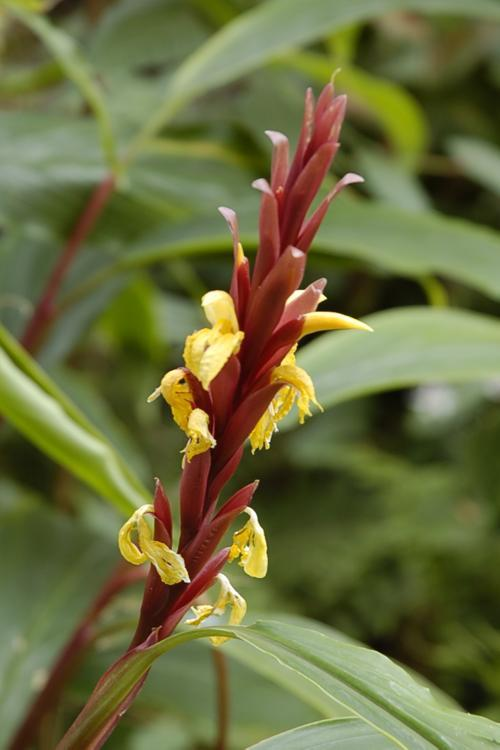
#> input picture nd230/image-classifier/home/p2_image_classifier/test_images/cautleya_spicata.jpg, 500 x 750 px; its folder holds only this picture in this run
$ jupyter execute --allow-errors P1.ipynb   (shell and % lines are left out)
#> lines starting #> are read from the running program, lines starting #| are printed output that depends on the picture; after the words box and inside, x2 and y2 are one past the last pixel; in counts of white or black regions, pixels touching at a corner belong together
# Self-Driving Car Engineer Nanodegree

## Project: **Finding Lane Lines on the Road**
***
In this project, you will use the tools you learned about in the lesson to identify lane lines on the road.  You can develop your pipeline on a series of individual images, and later apply the result to a video stream (really just a series of images). Check out the video clip "raw-lines-example.mp4" (also contained in this repository) to see what the output should look like after using the helper functions below.

Once you have a result that looks roughly like "raw-lines-example.mp4", you'll need to get creative and try to average and/or extrapolate the line segments you've detected to map out the full extent of the lane lines.  You can see an example of the result you're going for in the video "P1_example.mp4".  Ultimately, you would like to draw just one line for the left side of the lane, and one for the right.

In addition to implementing code, there is a brief writeup to complete. The writeup should be completed in a separate file, which can be either a markdown file or a pdf document. There is a [write up template](https://github.com/udacity/CarND-LaneLines-P1/blob/master/writeup_template.md) that can be used to guide the writing process. Completing both the code in the Ipython notebook and the writeup template will cover all of the [rubric points](https://review.udacity.com/#!/rubrics/322/view) for this project.

---
Let's have a look at our first image called 'test_images/solidWhiteRight.jpg'.  Run the 2 cells below (hit Shift-Enter or the "play" button above) to display the image.

**Note: If, at any point, you encounter frozen display windows or other confounding issues, you can always start again with a clean slate by going to the "Kernel" menu above and selecting "Restart & Clear Output".**

---

**The tools you have are color selection, region of interest selection, grayscaling, Gaussian smoothing, Canny Edge Detection and Hough Tranform line detection.  You  are also free to explore and try other techniques that were not presented in the lesson.  Your goal is piece together a pipeline to detect the line segments in the image, then average/extrapolate them and draw them onto the image for display (as below).  Once you have a working pipeline, try it out on the video stream below.**

---

<figure>

 <figcaption>
 <p></p>
 <p style="text-align: center;"> Your output should look something like this (above) after detecting line segments using the helper functions below </p>
 </figcaption>
</figure>
 <p></p>
<figure>

 <figcaption>
 <p></p>
 <p style="text-align: center;"> Your goal is to connect/average/extrapolate line segments to get output like this</p>
 </figcaption>
</figure>

**Run the cell below to import some packages.  If you get an `import error` for a package you've already installed, try changing your kernel (select the Kernel menu above --> Change Kernel).  Still have problems?  Try relaunching Jupyter Notebook from the terminal prompt.  Also, consult the forums for more troubleshooting tips.**

## Import Packages

[cell 1]
#importing some useful packages
import matplotlib.pyplot as plt
import matplotlib.image as mpimg
import numpy as np
import cv2

## Read in an Image

#> (a cell that did not finish here is left out)

## Ideas for Lane Detection Pipeline

**Some OpenCV functions (beyond those introduced in the lesson) that might be useful for this project are:**

`cv2.inRange()` for color selection
`cv2.fillPoly()` for regions selection
`cv2.line()` to draw lines on an image given endpoints
`cv2.addWeighted()` to coadd / overlay two images
`cv2.cvtColor()` to grayscale or change color
`cv2.imwrite()` to output images to file
`cv2.bitwise_and()` to apply a mask to an image

**Check out the OpenCV documentation to learn about these and discover even more awesome functionality!**

## Helper Functions

Below are some helper functions to help get you started. They should look familiar from the lesson!

[cell 3]
import math

def grayscale(img):
    """Applies the Grayscale transform
    This will return an image with only one color channel
    but NOTE: to see the returned image as grayscale
    (assuming your grayscaled image is called 'gray')
    you should call plt.imshow(gray, cmap='gray')"""
    return cv2.cvtColor(img, cv2.COLOR_RGB2GRAY)
    # Or use BGR2GRAY if you read an image with cv2.imread()
    # return cv2.cvtColor(img, cv2.COLOR_BGR2GRAY)

def canny(img, low_threshold, high_threshold):
    """Applies the Canny transform"""
    return cv2.Canny(img, low_threshold, high_threshold)

def gaussian_blur(img, kernel_size):
    """Applies a Gaussian Noise kernel"""
    return cv2.GaussianBlur(img, (kernel_size, kernel_size), 0)

def region_of_interest(img, vertices):
    """
    Applies an image mask.

    Only keeps the region of the image defined by the polygon
    formed from `vertices`. The rest of the image is set to black.
    `vertices` should be a numpy array of integer points.
    """
    #defining a blank mask to start with
    mask = np.zeros_like(img)

    #defining a 3 channel or 1 channel color to fill the mask with depending on the input image
    if len(img.shape) > 2:
        channel_count = img.shape[2]  # i.e. 3 or 4 depending on your image
        ignore_mask_color = (255,) * channel_count
    else:
        ignore_mask_color = 255

    #filling pixels inside the polygon defined by "vertices" with the fill color
    cv2.fillPoly(mask, vertices, ignore_mask_color)

    #returning the image only where mask pixels are nonzero
    masked_image = cv2.bitwise_and(img, mask)
    return masked_image


def draw_lines(img, lines, color=[255, 0, 0], thickness=2):
    """
    NOTE: this is the function you might want to use as a starting point once you want to
    average/extrapolate the line segments you detect to map out the full
    extent of the lane (going from the result shown in raw-lines-example.mp4
    to that shown in P1_example.mp4).

    Think about things like separating line segments by their
    slope ((y2-y1)/(x2-x1)) to decide which segments are part of the left
    line vs. the right line.  Then, you can average the position of each of
    the lines and extrapolate to the top and bottom of the lane.

    This function draws `lines` with `color` and `thickness`.
    Lines are drawn on the image inplace (mutates the image).
    If you want to make the lines semi-transparent, think about combining
    this function with the weighted_img() function below
    """
    # for line in lines:
    #     for x1,y1,x2,y2 in line:
    #         cv2.line(img, (x1, y1), (x2, y2), color, thickness)

    margin = 0.2
    left_lines = []
    right_lines = []
    for line in lines:
        for x1, y1, x2, y2 in line:
            if x1 != x2:
                slope = (y2 - y1) / (x2 - x1)
                if slope < -margin:
                    left_lines.append([x1, y1])
                    left_lines.append([x2, y2])
                elif slope > margin:
                    right_lines.append([x1, y1])
                    right_lines.append([x2, y2])

    if left_lines:
        vx, vy, x, y = cv2.fitLine(np.array(left_lines), cv2.DIST_L2, 0, 0.01, 0.01)
        left_y1 = int(img.shape[0])
        left_x1 = int((left_y1 - y) / vy * vx + x)
        left_y2 = int(img.shape[0] * 0.6)
        left_x2 = int((left_y2 - y) / vy * vx + x)
        cv2.line(img, (left_x1, left_y1), (left_x2, left_y2), color, thickness)

    if right_lines:
        vx, vy, x, y = cv2.fitLine(np.array(right_lines), cv2.DIST_L2, 0, 0.01, 0.01)
        right_y1 = int(img.shape[0])
        right_x1 = int((right_y1 - y) / vy * vx + x)
        right_y2 = int(img.shape[0] * 0.6)
        right_x2 = int((right_y2 - y) / vy * vx + x)
        cv2.line(img, (right_x1, right_y1), (right_x2, right_y2), color, thickness)

def hough_lines(img, rho, theta, threshold, min_line_len, max_line_gap):
    """
    `img` should be the output of a Canny transform.

    Returns an image with hough lines drawn.
    """
    lines = cv2.HoughLinesP(img, rho, theta, threshold, np.array([]), minLineLength=min_line_len, maxLineGap=max_line_gap)
    line_img = np.zeros((img.shape[0], img.shape[1], 3), dtype=np.uint8)
    draw_lines(line_img, lines, thickness=10)
    return line_img

# Python 3 has support for cool math symbols.

def weighted_img(img, initial_img, α=0.8, β=1., γ=0.):
    """
    `img` is the output of the hough_lines(), An image with lines drawn on it.
    Should be a blank image (all black) with lines drawn on it.

    `initial_img` should be the image before any processing.

    The result image is computed as follows:

    initial_img * α + img * β + γ
    NOTE: initial_img and img must be the same shape!
    """
    return cv2.addWeighted(initial_img, α, img, β, γ)

## Test Images

Build your pipeline to work on the images in the directory "test_images"
**You should make sure your pipeline works well on these images before you try the videos.**

[cell 4]
import os
os.listdir("test_images/")

## Build a Lane Finding Pipeline

Build the pipeline and run your solution on all test_images. Make copies into the `test_images_output` directory, and you can use the images in your writeup report.

Try tuning the various parameters, especially the low and high Canny thresholds as well as the Hough lines parameters.

[cell 5]
# TODO: Build your pipeline that will draw lane lines on the test_images
# then save them to the test_images_output directory.

import glob

output_dir = 'test_images_output'
for f in glob.glob('test_images/*.jpg'):
    image = mpimg.imread(f)
#> image is the input picture: shape (750, 500, 3); mean R, G, B 107.1, 109.2, 62.5

    # Grab the x and y size and make a copy of the image
    ysize = image.shape[0]
    xsize = image.shape[1]

    # # Define the vertices of a triangular mask.
    # # Keep in mind the origin (x=0, y=0) is in the upper left
    left_bottom = [0, ysize - 1]
    right_bottom = [xsize - 1, ysize - 1]
    apex = [int(xsize / 2), int(ysize / 2)]

    gray = grayscale(image)
#> in grayscale, `return cv2.cvtColor(img, cv2.COLOR_RGB2GRAY)`:
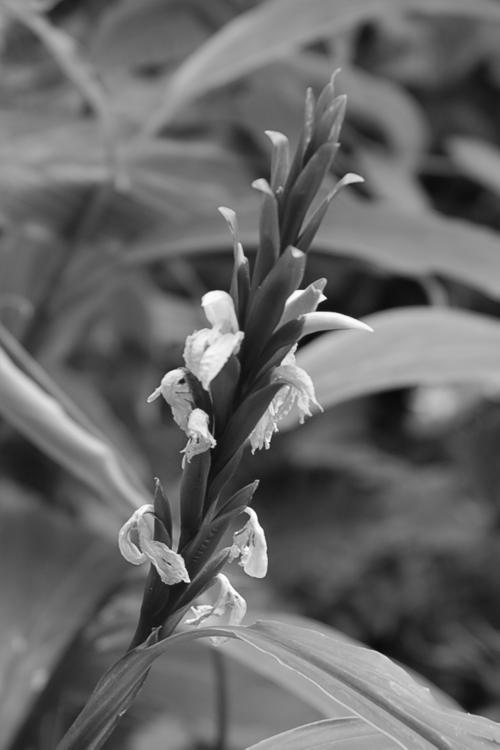
#> returned value: shape (750, 500); min 1, max 255, mean 103.3
    blur_gray = gaussian_blur(gray, 3)
    canny_gray = canny(blur_gray, 150, 300)
#> in canny, `return cv2.Canny(img, low_threshold, high_threshold)`:
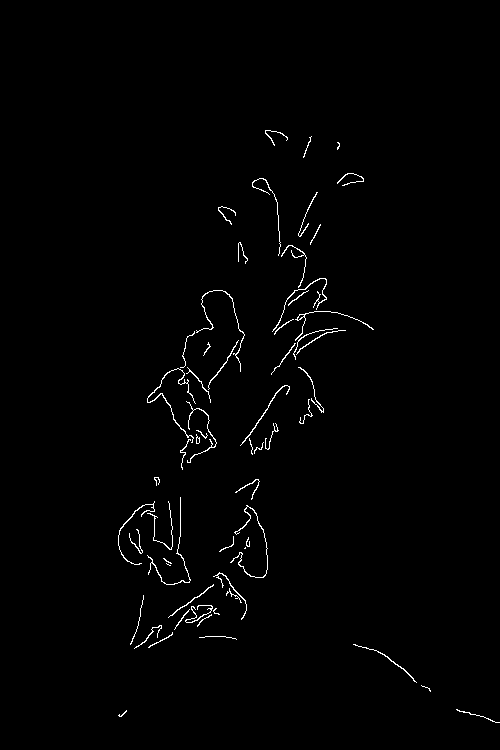
#> returned value: shape (750, 500); 1.1% white in thin lines or dots, all inside (x1, y1, x2, y2) = (118, 130, 500, 723)
    roi = region_of_interest(canny_gray, [np.array([left_bottom, right_bottom, apex])])
#> in region_of_interest, `cv2.fillPoly(mask, vertices, ignore_mask_color)`:
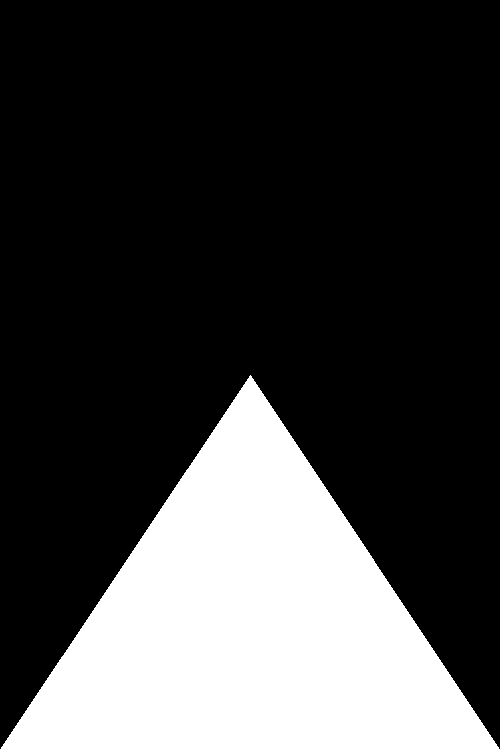
#> mask: shape (750, 500); 25% white; 1 white region, box (x1, y1, x2, y2) and area: (0, 375, 500, 750) 93937
#> in region_of_interest, `masked_image = cv2.bitwise_and(img, mask)`:
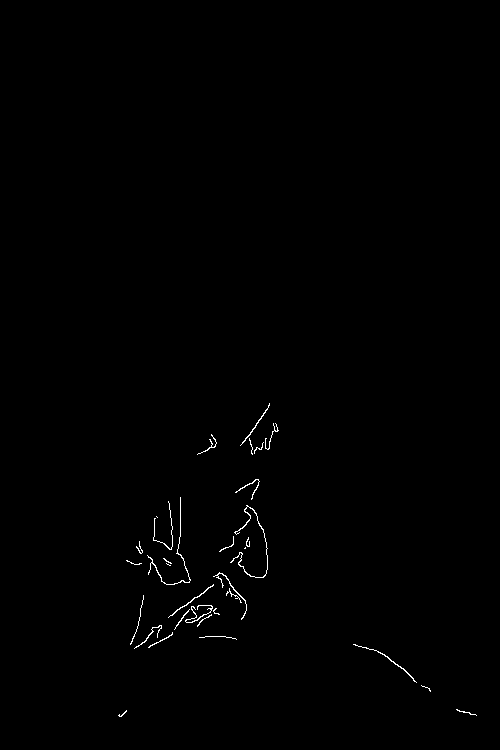
#> masked_image: shape (750, 500); 0.43% white in thin lines or dots, all inside (x1, y1, x2, y2) = (118, 403, 477, 717)
    line_img = hough_lines(roi, 1, np.pi / 180, 35, 5, 2)
#> in hough_lines, `lines = cv2.HoughLinesP(img, rho, theta, threshold, np.array([]), minL..`: lines = 16 rows, first 6: [168, 617, 213, 585], [241, 444, 268, 407], [242, 528, 250, 516], [382, 653, 408, 673], [140, 613, 143, 595], [180, 536, 180, 497]
#> the loop in draw_lines, `for line in lines:` made 16 passes
#> after the loop in draw_lines, `for line in lines:`: left_lines = [[168, 617], [213, 585], [241, 444], [268, 407], [242, 528], [250, 516], [140, 613], [143, 595], [251, 499], [259, 481], [209, 616], [212, 606], [158, 642], [172, 634], [146, 638], [153, 631], [269, 442], [274, 427], [171, 634], [184, 614], [148, 647], [169, 635]]; right_lines = [[382, 653], [408, 673], [171, 522], [172, 527], [407, 673], [413, 678], [169, 507], [170, 513]]
#> in draw_lines, `vx, vy, x, y = cv2.fitLine(np.array(left_lines), cv2.DIST_L2, 0, 0.01,..`: vx = [0.486]; vy = [-0.874]; x = [201.8]; y = [566]
#> in draw_lines, `left_x1 = int((left_y1 - y) / vy * vx + x)`: left_x1 = 99
#> in draw_lines, `left_x2 = int((left_y2 - y) / vy * vx + x)`: left_x2 = 266
#> in draw_lines, `cv2.line(img, (left_x1, left_y1), (left_x2, left_y2), color, thickness)`:
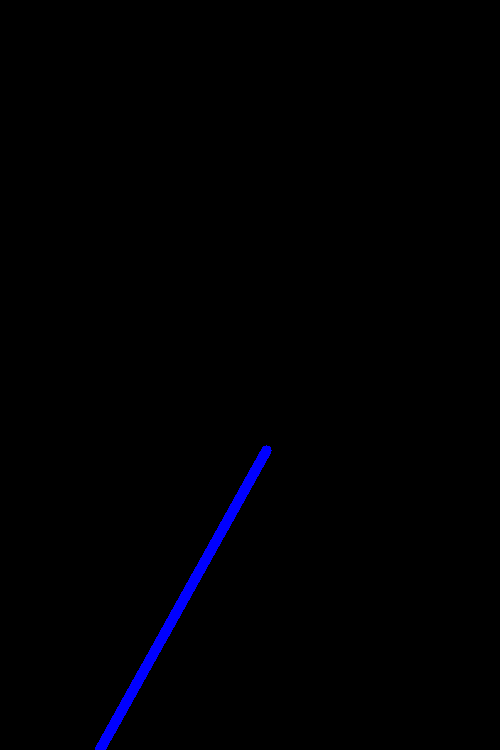
#> img: shape (750, 500, 3); mean of channels 0, 1, 2 2.5, 0, 0; drawn as B, G, R
#> in draw_lines, `vx, vy, x, y = cv2.fitLine(np.array(right_lines), cv2.DIST_L2, 0, 0.01..`: vx = [0.836]; vy = [0.549]; x = [286.5]; y = [593.2]
#> in draw_lines, `right_x1 = int((right_y1 - y) / vy * vx + x)`: right_x1 = 525
#> in draw_lines, `right_x2 = int((right_y2 - y) / vy * vx + x)`: right_x2 = 68
#> in draw_lines, `cv2.line(img, (right_x1, right_y1), (right_x2, right_y2), color, thick..`:
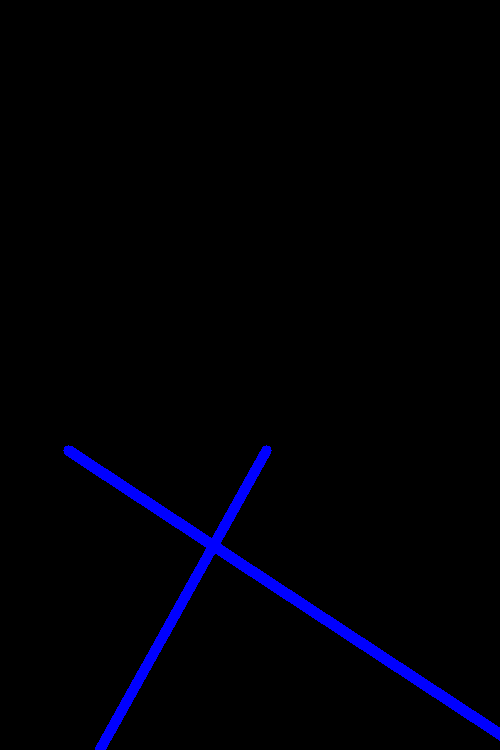
#> img: shape (750, 500, 3); 1.51% of pixels changed, all inside (x1, y1, x2, y2) = (63, 445, 500, 741); drawn as B, G, R
    result = weighted_img(line_img, image)
#> in weighted_img, `return cv2.addWeighted(initial_img, α, img, β, γ)`:
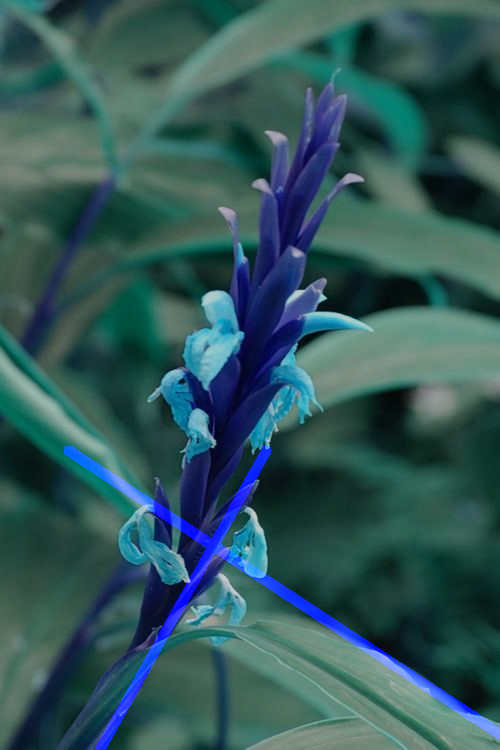
#> returned value: shape (750, 500, 3); mean of channels 0, 1, 2 89.7, 87.4, 50; drawn as B, G, R

    cv2.imwrite(os.path.join(output_dir, f.split('/')[-1]),
                cv2.cvtColor(result, cv2.COLOR_RGB2BGR))
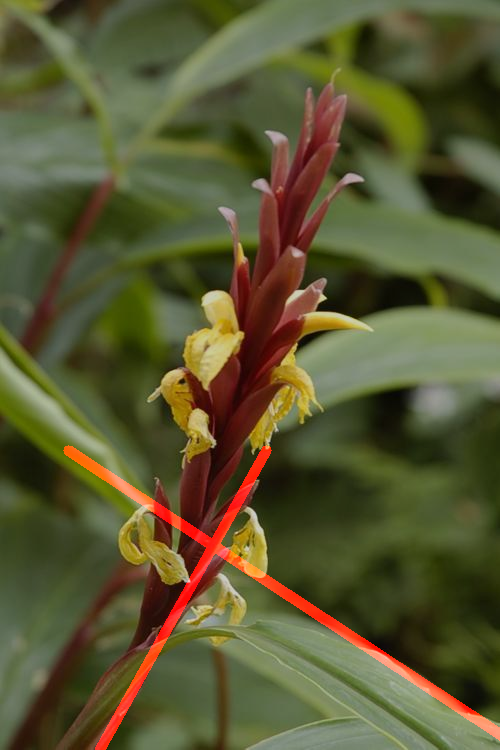
#> saved as cautleya_spicata.jpg: shape (750, 500, 3); mean B, G, R 50, 87.4, 89.7

$ run again, on nd230/image-classifier/home/p2_image_classifier/test_images/hard-leaved_pocket_orchid.jpg
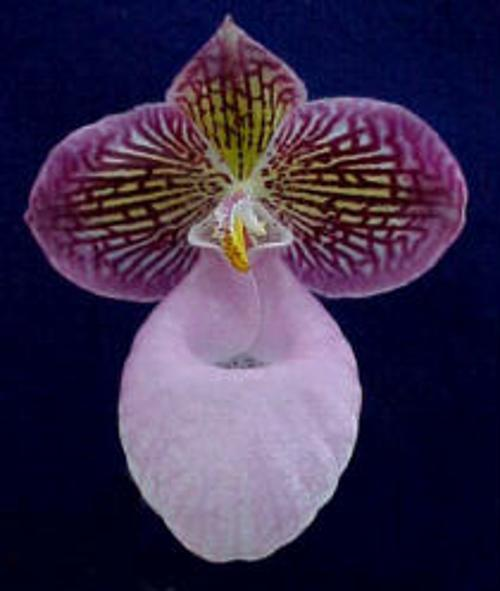
#> input picture nd230/image-classifier/home/p2_image_classifier/test_images/hard-leaved_pocket_orchid.jpg, 500 x 591 px
#> image is the input picture: shape (591, 500, 3); mean R, G, B 59.8, 47, 77.4
#> mask: shape (591, 500); 25.1% white; 1 white region, box (x1, y1, x2, y2) and area: (0, 295, 500, 591) 74148
#> in region_of_interest, `masked_image = cv2.bitwise_and(img, mask)`:
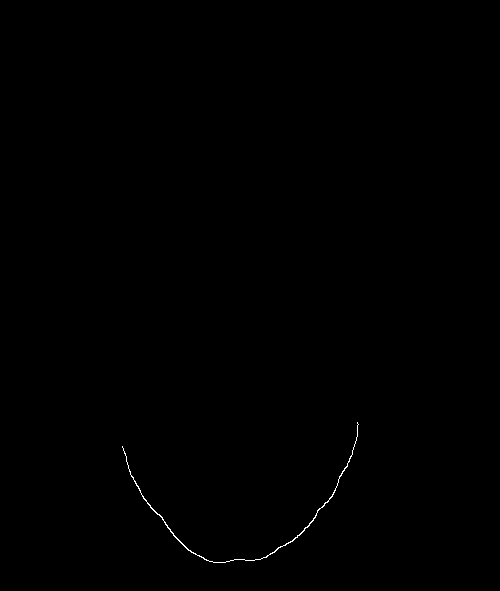
#> masked_image: shape (591, 500); 0.15% white in thin lines or dots, all inside (x1, y1, x2, y2) = (122, 422, 359, 563)
#> lines = [[164, 522, 173, 533], [177, 538, 188, 550], [307, 527, 319, 508], [330, 498, 338, 481], [142, 496, 157, 514], [275, 550, 299, 535]]
#> the loop in draw_lines, `for line in lines:` made 6 passes
#> after the loop in draw_lines, `for line in lines:`: left_lines = [[307, 527], [319, 508], [330, 498], [338, 481], [275, 550], [299, 535]]; right_lines = [[164, 522], [173, 533], [177, 538], [188, 550], [142, 496], [157, 514]]
#> in draw_lines, `vx, vy, x, y = cv2.fitLine(np.array(left_lines), cv2.DIST_L2, 0, 0.01,..`: vx = [0.666]; vy = [-0.746]; x = [311.3]; y = [516.5]
#> left_x1 = 244
#> left_x2 = 456
#> in draw_lines, `vx, vy, x, y = cv2.fitLine(np.array(right_lines), cv2.DIST_L2, 0, 0.01..`: vx = [0.646]; vy = [0.763]; x = [166.8]; y = [525.5]
#> right_x1 = 222
#> right_x2 = 21
#> `cv2.imwrite(os.path.join(output_dir, f.split('/')[-1]), cv2.cvtColor(r..`:
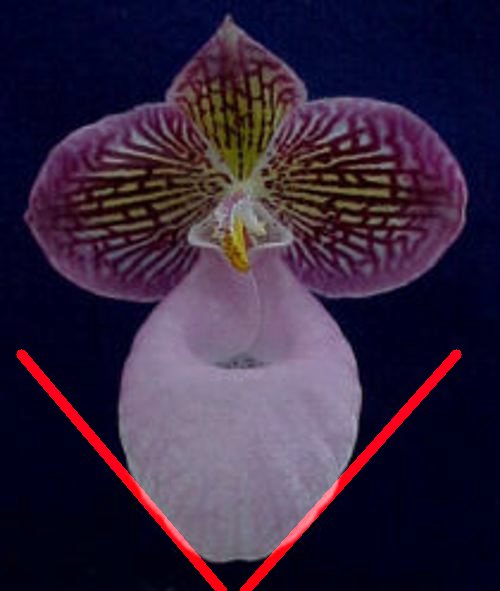
#> saved as hard-leaved_pocket_orchid.jpg: shape (591, 500, 3); mean B, G, R 62, 37.7, 53
